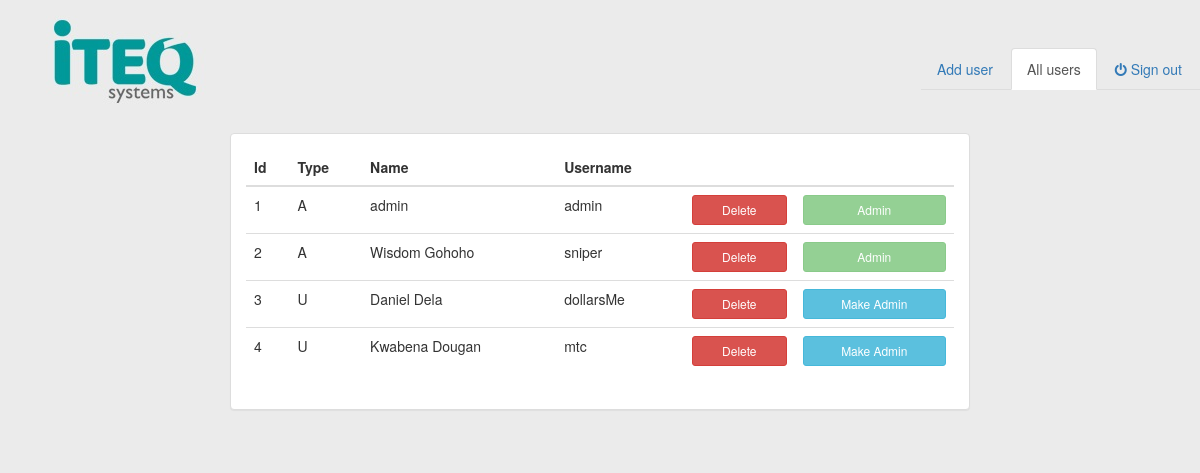
Screenshot of /users.php (signed in) with the database file from the repository.
### tables this page shows
CREATE TABLE `user_account` (
  `id` int(11) NOT NULL,
  `type` enum('U','A') NOT NULL DEFAULT 'U',
  `name` varchar(255) DEFAULT NULL,
  `username` varchar(16) DEFAULT NULL,
  `password` varchar(255) DEFAULT NULL,
  `creation_date` datetime NOT NULL,
  `last_login_date` datetime NOT NULL,
  `ip` varchar(255) NOT NULL
);

### users.php (the view, shortened to what this page needs)
<?php
include_once("system/connection.php");
?><?php
?><?php
$user_list = "";
$sql = "SELECT * FROM user_account";
$user_query = mysqli_query($db_conx, $sql);
while ($row = mysqli_fetch_array($user_query, MYSQLI_ASSOC)) {
		$user_id = $row["id"];
		$type = $row["type"];
		$name = $row["name"];
		$username = $row["username"];
		$user_admin = '<button onclick="makeAdmin(\''.$user_id.'\',\'mkbtn_'.$user_id.'\');" class="btn btn-sm btn-info btn-block">Make Admin</button>';
		if($type == "A"){
			$user_admin = '<button class="btn btn-sm btn-success btn-block" disabled>Admin</button>';
		}else if($type == "U"){
			$user_admin = '<button onclick="makeAdmin(\''.$user_id.'\',\'mkbtn_'.$user_id.'\');" class="btn btn-sm btn-info btn-block">Make Admin</button>';
		}
		$user_list .= '<tr id="user_'.$user_id.'"><td>'.$user_id.'</td><td>'.$type.'</td><td>'.$name.'</td><td>'.$username.'</td>';
		$user_list .= '<td><button onmousedown="deleteUser(\''.$user_id.'\',\'user_'.$user_id.'\');" class="btn btn-sm btn-danger btn-block">Delete</button></td>';
		$user_list .= '<td id="mkbtn_'.$user_id.'">'.$user_admin.'</td></tr>';
}
?>
<!DOCTYPE html PUBLIC "-//W3C//DTD XHTML 1.0 Transitional//EN" "http://www.w3.org/TR/xhtml1/DTD/xhtml1-transitional.dtd">
<html lang="en" xmlns="http://www.w3.org/1999/xhtml">
<head>
    <link href="css/bootstrap.css" rel="stylesheet">
    <link href="css/font-awesome.min.css" rel="stylesheet" type="text/css">
    <link href="css/style.css" rel="stylesheet" type="text/css">
</head>
<body>
<div class="container">
   <div class="row">
		<div class="col-md-8 col-sm-12">
			<a href="index.php"><img src="img/logo.jpg"></a>
        </div>
	</div>
</div>
<ul class="nav nav-tabs" style="float: right;margin-top: -70px;margin-bottom: 5px;">
   <li><a href="index.php">Add user</a></li>
   <li class="active"><a href="users.php">All users</a></li>
   <li><a href="logout.php"><span class="fa fa-power-off"></span> Sign out</a></li>
</ul>
<div class="container-fluid">
	<div class="row">
		<div class="col-md-2 col-sm-12"></div>
		<div class="col-md-8 col-sm-12">
			<div class="panel-body">
				<div class="panel panel-default">
				  <div class="panel-body">
					<div class="table-responsive">
					  <table class="table table-hover">
						<thead>
						  <tr>
							<th>Id</th>
							<th>Type</th>
							<th>Name</th>
							<th>Username</th>
							<th></th>
							<th></th>
						  </tr>
						</thead>
						<tbody>
						  <?php echo $user_list;?>
						</tbody>
					  </table>
					</div>
				  </div>
				</div>
			</div>
		  </div>
		<div class="col-md-2 col-sm-12"></div>
	</div>
</div>
</body>
</html>

### css/style.css (style rules this page uses)
body { background-color:#ebebeb; }
.container { *box-shadow: 0px 0px 10px 5px #939393; }

### rows the page displays
user_account: id "1", type "A", name "admin", username "admin", shows "Admin"
user_account: id "2", type "A", name "Wisdom Gohoho", username "sniper", shows "Admin"
user_account: id "3", type "U", name "Daniel Dela", username "dollarsMe"
user_account: id "4", type "U", name "Kwabena Dougan", username "mtc"
